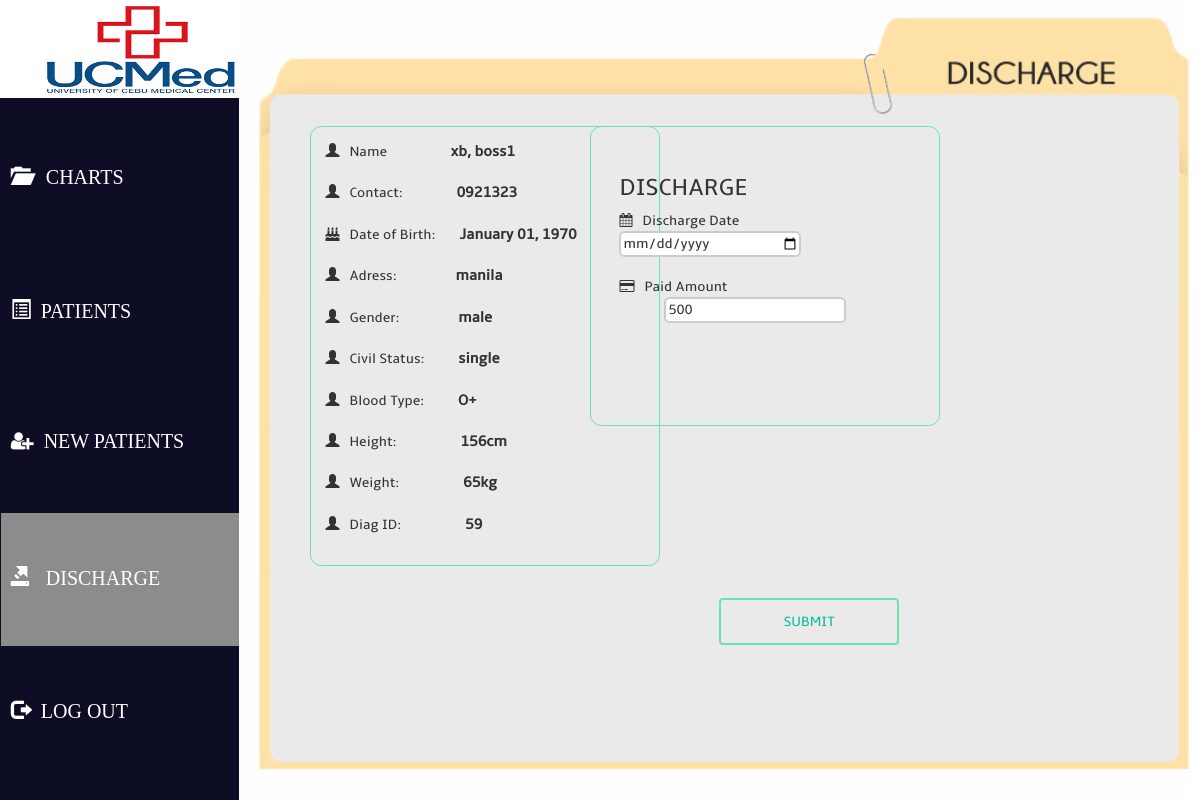
/dischargeme.php?did=59 (signed in), run on the app's committed database.
### tables this page shows
CREATE TABLE `diagnosis` (
  `diagnosis_id` int(11) NOT NULL,
  `patient_id` int(11) NOT NULL,
  `doctor_id` int(11) NOT NULL,
  `disease_id` int(11) NOT NULL,
  `diagnose_date` date NOT NULL,
  `results` varchar(300) NOT NULL,
  `paid_amount` float NOT NULL,
  `patient_type` enum('in','out','','') NOT NULL
);

CREATE TABLE `patients` (
  `patient_id` int(11) NOT NULL,
  `patient_Fname` varchar(100) NOT NULL,
  `patient_Lname` varchar(100) NOT NULL,
  `patient_contact` varchar(100) NOT NULL,
  `address` varchar(100) NOT NULL,
  `gender` enum('male','female','','') NOT NULL,
  `birthdate` date NOT NULL,
  `civil_status` enum('married','single','widowed','') NOT NULL,
  `patient_BloodType` varchar(100) NOT NULL,
  `patient_height` float NOT NULL,
  `patient_weight` float NOT NULL
);

### dischargeme.php (the view, shortened to what this page needs)
<?php
    require("connect.php");
    if(isset($_GET['did'])){
            $querypatient = "SELECT  patient_Fname, patient_Lname, patient_contact, address, gender, birthdate, civil_status, patient_BloodType,patient_height, patient_weight,diagnosis.diagnosis_id FROM diagnosis JOIN patients ON diagnosis.patient_id = patients.patient_id WHERE diagnosis.diagnosis_id = ".$_GET['did'];
            $result=mysqli_query($conn,$querypatient);
            $row=mysqli_fetch_array($result);
            $date = strtotime($row[6]);
            $dob = date("F d, Y", $date);
        }
?>
<html>
<head>
    <link rel="stylesheet" type="text/css" href="css/bootstrap.min.css"/>
    <link rel="stylesheet" type="text/css" href="css/dischargeme.css"/>
    <link rel="stylesheet" type="text/css" href="css/font-awesome.min.css"/>
</head>
<body>
     <div class="container-fluid header">
            <div class="row">
                <div class="  col-sm-offset-0">
                <h2> <img src="img/logos.png" id="logo">
                    </h2>
                </div>
            </div>
        </div>
        <div class="row whole">
            <div class="col-md-2 sidebar-outer">
                <div class="sidebar col-md-2">
                    <div id = "bb" >
                        <a href="index.php" id="link">
                         <div class="navheight"><span>&nbsp&nbsp</span><p class="glyphicon glyphicon-folder-open centertext"></p> &nbsp CHARTS</div></a>
                        <a href="patientz.php" id="link"><div class="navheight"> <span>&nbsp</span> <p class="glyphicon glyphicon-list-alt centertext"></p>&nbsp PATIENTS </div></a>
                       <a href="npatient.php"  id="link"><div class=" navheight"> <span>&nbsp</span> <p class="fa fa-user-plus centertext"></p>&nbsp NEW PATIENTS</div></a>
                        <a href="discharge.php" id="link">
                <div class="active navheight"><span>&nbsp&nbsp</span><p class="glyphicon glyphicon-export centertext"></p> &nbsp DISCHARGE</div></a>
                         <a id="myBtn1" id="link"  ><div class=" navheight"> <span>&nbsp</span> <p class="glyphicon glyphicon-log-out centertext"></p>&nbsp LOG OUT</div></a>
                    </div>
                </div>
            </div>
            <div class="col-md-10 content" id="content">
                <div class="col-md-1 box1">
                     <span class="glyphicon glyphicon-user"></span><span class="aplabel">Name</span>
                   <b> <span style="margin-left:60px;font-size:15px;"> <?php echo $row['patient_Lname'].", ".$row['patient_Fname'];?></span></b>
                <br> <br>
                      <span class="glyphicon glyphicon-user"></span><span class="aplabel">Contact:</span>
                   <b> <span style="margin-left:50px;font-size:15px;"> <?php echo $row['patient_contact'];?></span></b>
             <br> <br>
              <span class="fa fa-birthday-cake"></span><span class = "aplabel">Date of Birth:</span><b>
                      <span style="margin-left:20px;font-size:15px;"> <?php echo $dob;?></span></b>
                     <br><br>
              <span class="glyphicon glyphicon-user"></span><span class="aplabel">Adress:</span>
                   <b> <span style="margin-left:55px;font-size:15px;"> <?php echo $row['address'];?></span></b>
             <br> <br>
             <span class="glyphicon glyphicon-user"></span><span class="aplabel">Gender:</span>
                   <b> <span style="margin-left:55px;font-size:15px;"> <?php echo $row['gender'];?></span></b>
             <br> <br>
              <span class="glyphicon glyphicon-user"></span><span class="aplabel">Civil Status:</span>
                   <b> <span style="margin-left:30px;font-size:15px;"> <?php echo $row['civil_status'];?></span></b>
             <br> <br>
             <span class="glyphicon glyphicon-user"></span><span class="aplabel">Blood Type:</span>
                   <b> <span style="margin-left:30px;font-size:15px;"> <?php echo $row['patient_BloodType'];?></span></b>
             <br> <br>
             <span class="glyphicon glyphicon-user"></span><span class="aplabel">Height:</span>
                   <b> <span style="margin-left:60px;font-size:15px;"> <?php echo $row['patient_height'];?>cm</span></b>
             <br> <br>
             <span class="glyphicon glyphicon-user"></span><span class="aplabel">Weight:</span>
                   <b> <span style="margin-left:60px;font-size:15px;"> <?php echo $row['patient_weight'];?>kg<keygen></span></b>
             <br> <br>
             <span class="glyphicon glyphicon-user"></span><span class="aplabel">Diag ID:</span>
                   <b> <span style="margin-left:60px;font-size:15px;"> <?php echo $row['diagnosis_id'];?><keygen></span></b>
             <br> <br>
              </div>
              <form method="POST" action="dischargep.php" id="formSample">
                   <div class="col-md-6 disease">
                        <h3>DISCHARGE</h3>
                       <span class="fa fa-calendar"></span><span class = "aplabel">Discharge Date</span>
                    <input name="dischdate"  id="dischdate" type="date"  class="apdesc" style="margin-left:0px" autocomplete="off"
                    onchange="days_between(this.value)"/>
                 <br><br>
                     <span class=" fa fa-credit-card"></span><span class="aplabel">Paid Amount</span><input  id="pMount" value=0 name="iPMount" type="text" class="apdesc" style="margin-left:45px"/>
                         <br><br>
                         <br><br>
                         <br><br>
                         <br><br>
              </div>
                <div class="col-md-12 sub" >
                <button class = "btn btn-primary" id="submit" onclick="verify();"  name="set" > SUBMIT</button>
               </div>
                </form>
            </div>
        </div>
</body>
</html>

### css/dischargeme.css (style rules this page uses)
h2 { background:; margin-top: 0; height: 100px; position: fixed; width: 20%; }
#logo { margin-left: 40px; height: 100%; }
.content { background-color:#fffefe ; height: 100%; padding-top: 7em; position: relative; left: 70px; overflow: auto; margin-left: ; background-image: url('../img/disc.png'); background-repeat: no-repeat; background-size: cover; }
.whole { width: 95%; }
body { font-family: Amble !important; }
.aplabel { padding-left: 10px; }
.apdesc { width: 13em; border-radius: 0.4em; border: 2px solid #cccccc; -webkit-transition: 0.5s; transition: 0.5s; outline: none; }
.disease { margin-left:28%; !important; border: solid 1px #6CE3AD; border-radius: 0.8em; height: 300px; overflow: hidden; padding: 2em; position: fixed; margin-top: 2em !important; width: 25em !important; }
.sub .btn { border: 2px solid #6CE3AD; background-color: transparent; color: #00bd9c; height:47px; width:15%; position: fixed; margin-top: 500px !important; margin-left: 450px !important; }
.sidebar { background: #0d0d26; height: 100%; padding-top: 1em; padding-left: 1em; margin-top: 3em; position: fixed; top:4em; box-shadow: 1px 0 0 #1e2c3a; width: 22em; }
.box1 { border: solid 1px #6CE3AD; border-radius: 0.8em; min-height: xxx; overflow: hidden; padding: 1em; margin-top: 2em; width: 25em; margin-bottom: 10px !important; padding-bottom: 10px; position: fixed; margin-left:4em; }
.sidebar-outer { position: relative; margin-left: -0.4em; }
#link { text-decoration: none; }
#link div { padding-top: 1.5em; padding-bottom: 1em; margin-left: 0.12em; width:15em; height: 17%; color: white; }
#myBtn1 { text-decoration: none; }
#myBtn1 div { padding-top: 1.5em; padding-bottom: 1em; margin-left: 0.12em; width:15em; color: white; }
.active { background-color:#8c8c8c!important; color: white!important; }
#bb { margin-left: -10px; border-style: solid white 0.5px; }
.navheight { height: 150px; font-size: 20px; font-family: century gothic; }
.centertext { margin-top: 22px; }

### data on the page
diagnosis: patient.patient_Lname "xb", patient.patient_Fname "boss1", patient.patient_contact "0921323", patient.civil_status "January 01, 1970", patient.address "manila", patient.gender "male", patient.civil_status "single", patient.patient_BloodType "O+", patient.patient_height "156", patient.patient_weight "65", diagnosis_id "59"
